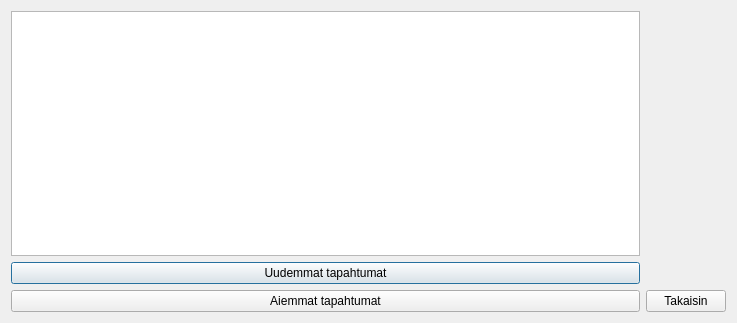
<?xml version="1.0" encoding="UTF-8"?>
<ui version="4.0">
 <class>TiliTapahtumaWindow</class>
 <widget class="QDialog" name="TiliTapahtumaWindow">
  <property name="geometry">
   <rect>
    <x>0</x>
    <y>0</y>
    <width>737</width>
    <height>323</height>
   </rect>
  </property>
  <property name="windowTitle">
   <string>Tilitapahtumat</string>
  </property>
  <layout class="QGridLayout" name="gridLayout">
   <item row="0" column="0">
    <widget class="QTableView" name="tapahtumaTable">
     <attribute name="horizontalHeaderDefaultSectionSize">
      <number>200</number>
     </attribute>
     <attribute name="verticalHeaderVisible">
      <bool>false</bool>
     </attribute>
    </widget>
   </item>
   <item row="1" column="0">
    <widget class="QPushButton" name="uudetButton">
     <property name="text">
      <string>Uudemmat tapahtumat</string>
     </property>
    </widget>
   </item>
   <item row="2" column="0">
    <widget class="QPushButton" name="aiemmatButton">
     <property name="text">
      <string>Aiemmat tapahtumat</string>
     </property>
    </widget>
   </item>
   <item row="2" column="1">
    <widget class="QPushButton" name="takaisinButton">
     <property name="text">
      <string>Takaisin</string>
     </property>
    </widget>
   </item>
  </layout>
 </widget>
 <resources/>
 <connections/>
</ui>
